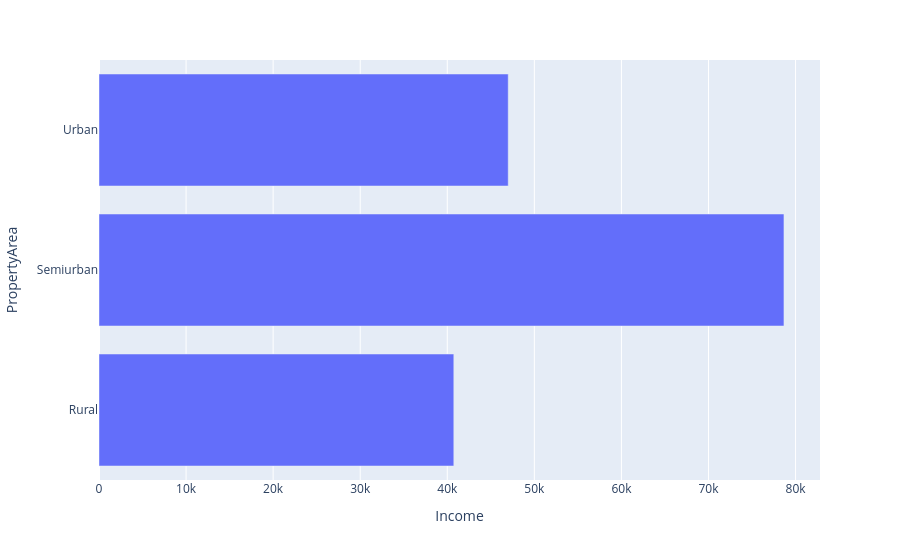

This figure's notebook cell:
### Code cell
px.bar(new, x='Income', y='PropertyArea')

### Figure 1 — Plotly figure (JSON) as saved in the notebook; plotly's stock layout.template omitted (floating-point values rounded to 4 significant figures)
{"data": [{"hovertemplate": "Income=%{x}<br>PropertyArea=%{y}<extra></extra>", "legendgroup": "", "marker": {"color": "#636efa", "pattern": {"shape": ""}}, "name": "", "orientation": "h", "showlegend": false, "textposition": "auto", "type": "bar", "x": [40750.0, 78670.0, 47000.0], "xaxis": "x", "y": ["Rural", "Semiurban", "Urban"], "yaxis": "y"}], "layout": {"barmode": "relative", "legend": {"tracegroupgap": 0}, "margin": {"t": 60}, "xaxis": {"anchor": "y", "domain": [0, 1], "title": {"text": "Income"}}, "yaxis": {"anchor": "x", "domain": [0, 1], "title": {"text": "PropertyArea"}}}}
